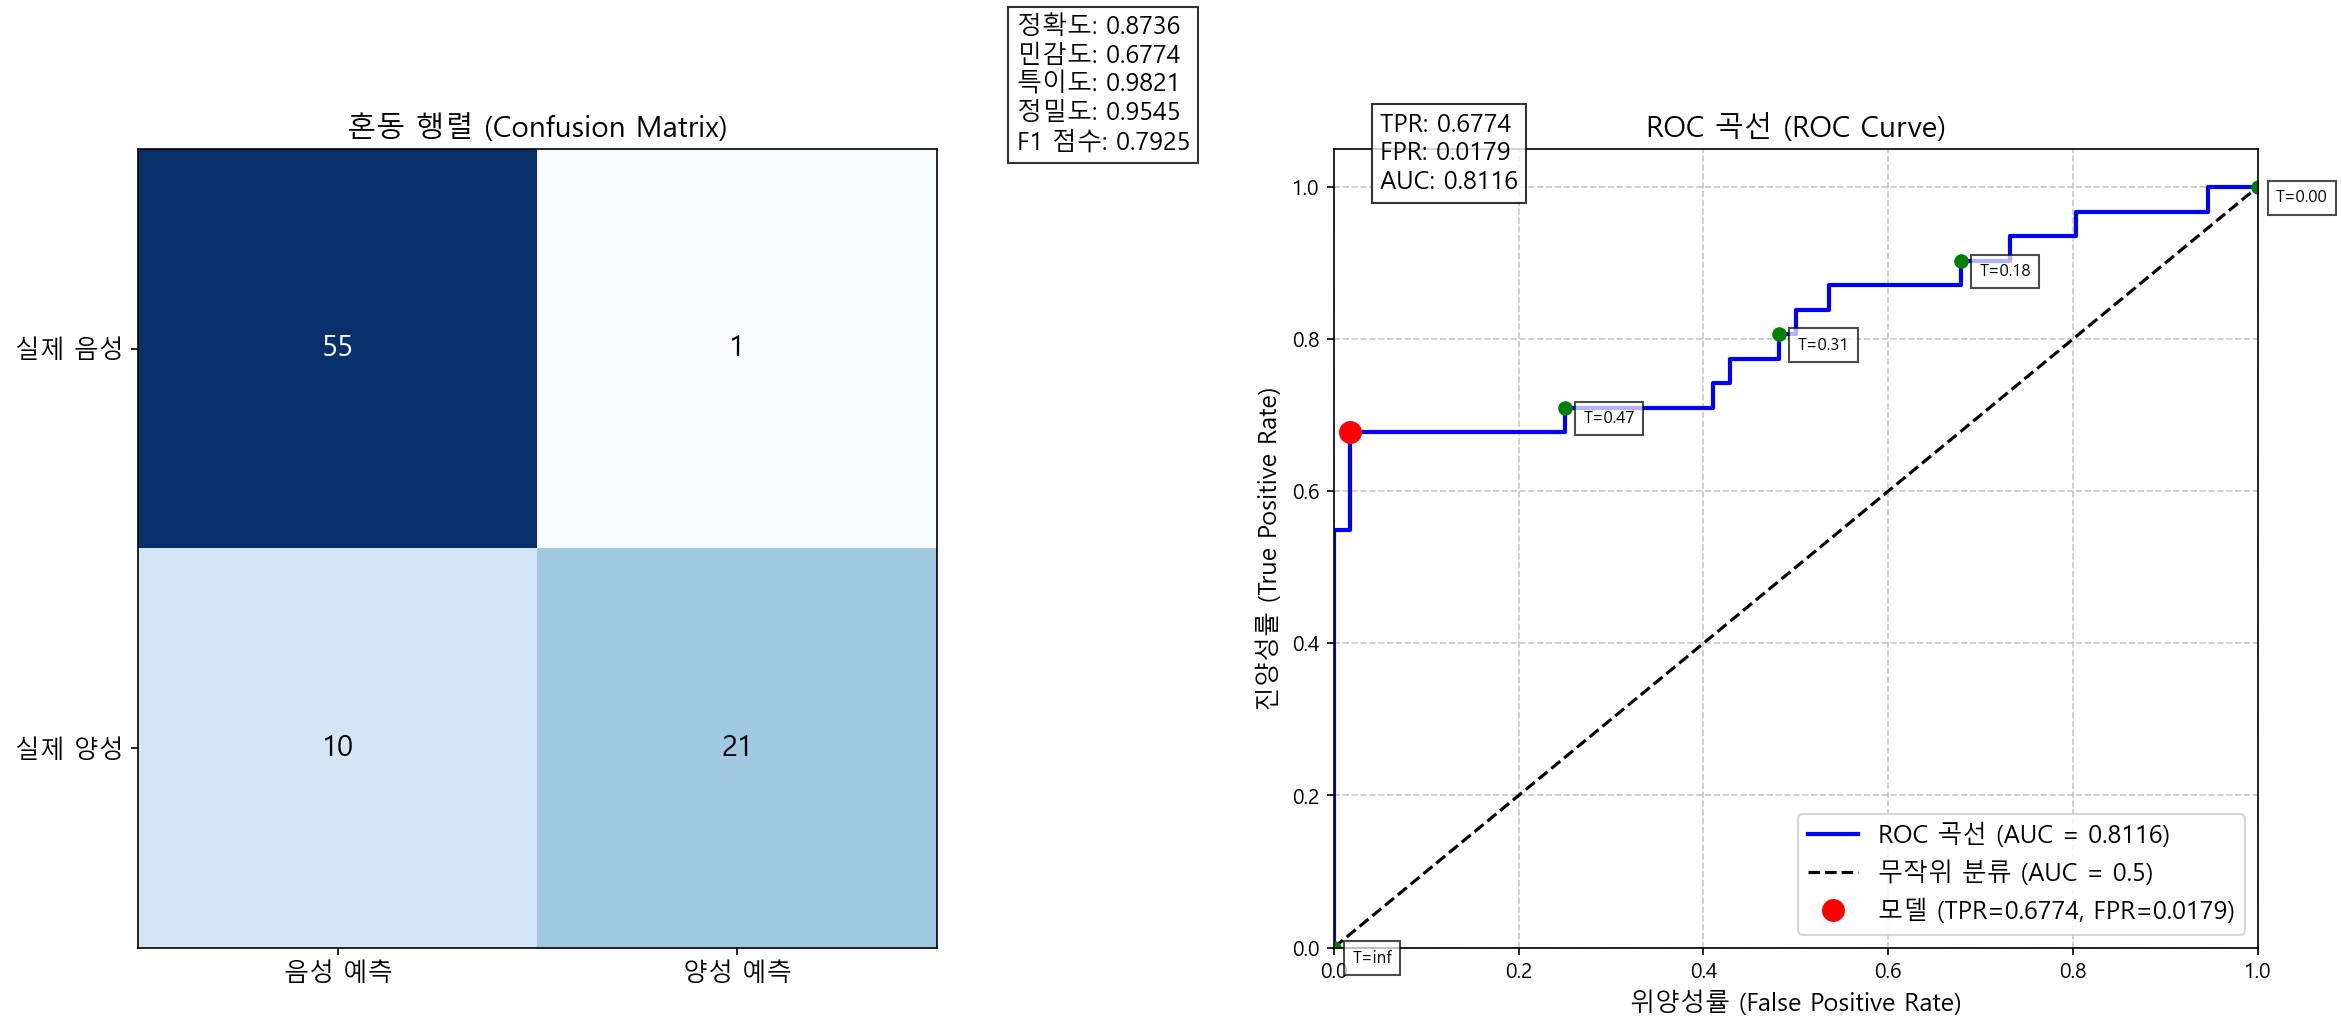

Write the Python code that produced this figure.
import numpy as np
import matplotlib.pyplot as plt
import os
import matplotlib.font_manager as fm
from sklearn.metrics import confusion_matrix, roc_curve, auc

# 한글 폰트 설정
if os.name == 'nt':  # Windows
    font_path = 'C:/Windows/Fonts/malgun.ttf'  # 맑은 고딕
    font_name = fm.FontProperties(fname=font_path).get_name()
    plt.rc('font', family=font_name)
else:  # macOS나 Linux의 경우
    plt.rc('font', family='AppleGothic')

# 마이너스 기호 깨짐 방지
plt.rc('axes', unicode_minus=False)

# 현재 스크립트 위치 확인
script_dir = os.path.dirname(os.path.abspath(__file__))

# 주어진 값
# 첫 번째 행: 21 10 (TP와 FN)
# 두 번째 행: 1 55 (FP와 TN)
TP = 21
FN = 10
FP = 1
TN = 55

# 혼동 행렬 생성
conf_matrix = np.array([[TN, FP], [FN, TP]])

# 혼동 행렬에서 계산할 수 있는 지표들
total = TP + FN + FP + TN
accuracy = (TP + TN) / total
sensitivity = TP / (TP + FN)  # TPR (True Positive Rate)
specificity = TN / (TN + FP)  # TNR (True Negative Rate)
precision = TP / (TP + FP)
npv = TN / (TN + FN)  # Negative Predictive Value
f1_score = 2 * (precision * sensitivity) / (precision + sensitivity)
fpr = FP / (FP + TN)  # False Positive Rate
fnr = FN / (TP + FN)  # False Negative Rate

print("혼동 행렬:")
print(f"[[TN={TN}, FP={FP}],")
print(f" [FN={FN}, TP={TP}]]")
print("\n측정 지표:")
print(f"정확도(Accuracy): {accuracy:.4f}")
print(f"민감도(Sensitivity/TPR): {sensitivity:.4f}")
print(f"특이도(Specificity/TNR): {specificity:.4f}")
print(f"정밀도(Precision): {precision:.4f}")
print(f"음성예측도(NPV): {npv:.4f}")
print(f"F1 점수: {f1_score:.4f}")
print(f"위양성률(FPR): {fpr:.4f}")
print(f"위음성률(FNR): {fnr:.4f}")

# 그래프 생성을 위한 설정
fig, (ax1, ax2) = plt.subplots(1, 2, figsize=(16, 7))

# 1. 혼동 행렬 시각화
ax1.set_title('혼동 행렬 (Confusion Matrix)', fontsize=14)
im = ax1.imshow(conf_matrix, interpolation='nearest', cmap=plt.cm.Blues)
ax1.set_xticks(np.arange(2))
ax1.set_yticks(np.arange(2))
ax1.set_xticklabels(['음성 예측', '양성 예측'], fontsize=12)
ax1.set_yticklabels(['실제 음성', '실제 양성'], fontsize=12)

# 혼동 행렬에 값 표시
thresh = conf_matrix.max() / 2.
for i in range(2):
    for j in range(2):
        text = ax1.text(j, i, conf_matrix[i, j],
                       ha="center", va="center", 
                       color="white" if conf_matrix[i, j] > thresh else "black",
                       fontsize=14)

# 정확도, 민감도, 특이도 등의 정보 추가
metrics_text = f"정확도: {accuracy:.4f}\n" \
               f"민감도: {sensitivity:.4f}\n" \
               f"특이도: {specificity:.4f}\n" \
               f"정밀도: {precision:.4f}\n" \
               f"F1 점수: {f1_score:.4f}"
               
ax1.text(1.1, 1.0, metrics_text, transform=ax1.transAxes, fontsize=12,
        bbox=dict(facecolor='white', alpha=0.8))

# 2. ROC 곡선
# 실제 ROC 곡선을 그리기 위해 임의의 모델 점수를 생성
# 실제 클래스 레이블 생성: 1은 양성, 0은 음성
y_true = np.concatenate([np.ones(TP + FN), np.zeros(FP + TN)])

# 임의의 모델 점수를 생성
# 실제 양성 클래스에는 높은 점수, 음성 클래스에는 낮은 점수 부여
# 주어진 혼동 행렬과 일치하도록 점수 분포 조정

# 주어진 점에서의 TPR과 FPR을 사용하여 점수 분포를 조정
np.random.seed(42)  # 재현성을 위한 시드 설정

# 양성 클래스의 점수: TP는 높은 점수, FN은 낮은 점수
positive_scores = np.concatenate([
    np.random.uniform(0.6, 1.0, TP),    # TP: 높은 점수 (임계값 위)
    np.random.uniform(0.0, 0.6, FN)     # FN: 낮은 점수 (임계값 아래)
])

# 음성 클래스의 점수: TN은 낮은 점수, FP는 높은 점수
negative_scores = np.concatenate([
    np.random.uniform(0.6, 1.0, FP),    # FP: 높은 점수 (임계값 위)
    np.random.uniform(0.0, 0.6, TN)     # TN: 낮은 점수 (임계값 아래)
])

# 모든 점수를 결합
y_scores = np.concatenate([positive_scores, negative_scores])

# ROC 곡선 계산
fpr_curve, tpr_curve, thresholds = roc_curve(y_true, y_scores)
roc_auc = auc(fpr_curve, tpr_curve)

# ROC 곡선 그리기
ax2.set_title('ROC 곡선 (ROC Curve)', fontsize=14)
ax2.plot(fpr_curve, tpr_curve, 'b-', lw=2, label=f'ROC 곡선 (AUC = {roc_auc:.4f})')
ax2.plot([0, 1], [0, 1], 'k--', label='무작위 분류 (AUC = 0.5)')
ax2.set_xlim([0.0, 1.0])
ax2.set_ylim([0.0, 1.05])
ax2.set_xlabel('위양성률 (False Positive Rate)', fontsize=12)
ax2.set_ylabel('진양성률 (True Positive Rate)', fontsize=12)
ax2.grid(True, linestyle='--', alpha=0.7)

# 주어진 혼동 행렬에서의 ROC 포인트 표시
ax2.plot(fpr, sensitivity, 'ro', markersize=10, label=f'모델 (TPR={sensitivity:.4f}, FPR={fpr:.4f})')

# 임계값 점들 표시
# 몇 개의 임계값 포인트만 표시
threshold_points = np.linspace(0, len(thresholds)-1, 5, dtype=int)
for i in threshold_points:
    if i < len(thresholds):  # 인덱스 에러 방지
        ax2.plot(fpr_curve[i], tpr_curve[i], 'go', markersize=6)
        ax2.text(fpr_curve[i]+0.02, tpr_curve[i]-0.02, f'T={thresholds[i]:.2f}', 
                fontsize=8, bbox=dict(facecolor='white', alpha=0.7))

ax2.legend(loc='lower right', fontsize=12)

# ROC 곡선 관련 정보 추가
roc_text = f"TPR: {sensitivity:.4f}\n" \
           f"FPR: {fpr:.4f}\n" \
           f"AUC: {roc_auc:.4f}"
           
ax2.text(0.05, 0.95, roc_text, transform=ax2.transAxes, fontsize=12,
        bbox=dict(facecolor='white', alpha=0.8))

plt.tight_layout()
plt.savefig(os.path.join(script_dir, 'custom_roc_confusion_matrix.png'), dpi=150, bbox_inches='tight')
plt.close()

print(f"\n그래프가 성공적으로 생성되었습니다: {os.path.join(script_dir, 'custom_roc_confusion_matrix.png')}")

# 추가: 전체 ROC 곡선 상세 그래프
plt.figure(figsize=(10, 8))
plt.plot(fpr_curve, tpr_curve, 'b-', lw=2, label=f'ROC 곡선 (AUC = {roc_auc:.4f})')
plt.plot([0, 1], [0, 1], 'k--', label='무작위 분류 (AUC = 0.5)')
plt.plot(fpr, sensitivity, 'ro', markersize=10, label=f'주어진 모델 (TPR={sensitivity:.4f}, FPR={fpr:.4f})')

# 더 많은 임계값 포인트 표시
threshold_points = np.linspace(0, len(thresholds)-1, 10, dtype=int)
for i in threshold_points:
    if i < len(thresholds):  # 인덱스 에러 방지
        plt.plot(fpr_curve[i], tpr_curve[i], 'go', markersize=6)
        plt.text(fpr_curve[i]+0.02, tpr_curve[i]-0.02, f'T={thresholds[i]:.2f}', 
                fontsize=8, bbox=dict(facecolor='white', alpha=0.7))

plt.xlim([0.0, 1.0])
plt.ylim([0.0, 1.05])
plt.xlabel('위양성률 (False Positive Rate)', fontsize=14)
plt.ylabel('진양성률 (True Positive Rate)', fontsize=14)
plt.title('ROC 곡선 상세 (Detailed ROC Curve)', fontsize=16)
plt.legend(loc='lower right', fontsize=12)
plt.grid(True, linestyle='--', alpha=0.7)

# ROC 곡선의 특정 영역 확대 (주어진 점 주변)
plt.axes([0.55, 0.3, 0.3, 0.3])  # 왼쪽, 아래, 너비, 높이
plt.plot(fpr_curve, tpr_curve, 'b-', lw=2)
plt.plot([0, 1], [0, 1], 'k--')
plt.plot(fpr, sensitivity, 'ro', markersize=10)

# 확대 영역 설정
zoom_margin = 0.1
plt.xlim(max(0, fpr - zoom_margin), min(1, fpr + zoom_margin))
plt.ylim(max(0, sensitivity - zoom_margin), min(1, sensitivity + zoom_margin))
plt.grid(True, linestyle='--', alpha=0.7)
plt.title('확대 보기', fontsize=10)

plt.tight_layout()
plt.savefig(os.path.join(script_dir, 'roc_curve.png'), dpi=150, bbox_inches='tight')
plt.close()

print(f"상세 ROC 곡선 그래프가 생성되었습니다: {os.path.join(script_dir, 'roc_curve.png')}") 